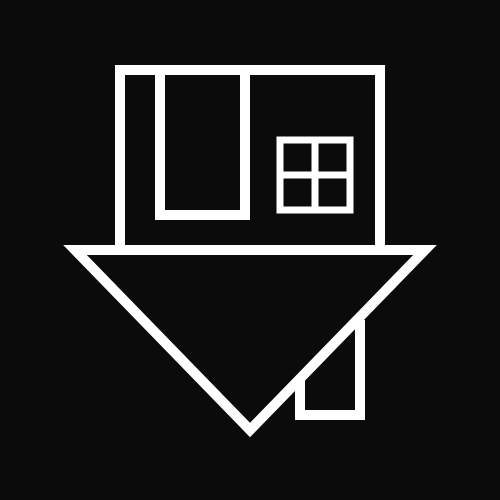
Frame 1 (no input)
Frame 60 (no input): identical to frame 1, image omitted
Frame 120 (the mouse pressed at the canvas centre since frame 60): identical to frame 1, image omitted

The p5.js sketch that drew this single still picture (run headless with seeded random() and noise() and a simulated clock; from frame 60 on, the mouse is pressed at the canvas centre):

// p5.js sketch
// ── sketch.js
let logoGlitching = false; //variable for "glitch" state
let randOffset = 0; //main stroke offset
let randGhostOffset = 0; //ghost stroke offset
//---------------------------------------------------------------------------
function setup() {
  createCanvas(500, 500);
}
//---------------------------------------------------------------------------

function draw() {
  background(color(11,11,11));
  
  //Checks if the mouse is hovering over the logo
  if ((mouseX > 120 && mouseX < 380 && mouseY > 70 && mouseY < 250) || (mouseX > 75 && mouseX < 425 && mouseY < 430 && mouseY > 250)) {
    logoGlitching = true;
    //console.log("logoGlitching is true!!")
  } else {
    logoGlitching = false;
  }
  
  if (logoGlitching === true) {
    if (frameCount % 8 === 0) { //for every 8th frame..
      randOffset = random(-5, 5);
      randGhostOffset = random(-15, 15);
    }

    if (frameCount % 14 === 0) { //for every 14th frame..
      //glitch lines
      let randY = random(120, 180);
      rect(110,randY, 20, 4);
      rect(110,randY / 2, 20, 4);
      rect(370,randY, 20, 4);
      rect(170, 365, 30, 4);
    }

    //"ghost" outlines - alternate colors
    if (frameCount % 6 === 0) {
      stroke(20, 20, 250); //blue
    } else if (frameCount % 10 === 0) {
      stroke(250, 20, 20); //red
    } else {
      stroke(255, 255, 255, 100); //grey
    }

    noFill()
    strokeWeight(10)
    strokeCap(SQUARE);
    
    triangle(250 + randGhostOffset, 430, 75 + randGhostOffset, 250, 425 + randGhostOffset, 250) //roof triangle
    rect(120 + randGhostOffset, 70, 260, 180); //walls
    rect(160+ randGhostOffset, 70, 85, 145); //door

    strokeWeight(1);
    textFont('Roboto Mono');
    textSize(14);
    text("DES255_", 250 +randOffset, 290);
    text("01_", 250 +randOffset, 310);

}
//---------------------------------------------------------------------------
  //MAIN Strokes (White)
  noFill();
  stroke('white')
  strokeWeight(10)
  strokeCap(SQUARE);
  
  triangle(250 + randOffset, 430, 75 + randOffset, 250, 425 + randOffset, 250) //triangle - base
  rect(120 + randOffset, 70, 260, 180); // house walls
  rect(160+ randOffset, 70, 85, 145); //door

  //chimney
  line(300 + randOffset, 380, 300 + randOffset, 415); //short line
  line(295 + randOffset, 415, 365 + randOffset, 415); //horizontal line
  line(360 + randOffset, 415, 360 + randOffset, 320); //tall line

  strokeWeight(7);
  rect(280 + randOffset, 140, 70, 70); //window squares
  line(315 + randOffset, 140, 315 + randOffset, 210);
  line(280 + randOffset, 175, 350 + randOffset, 175);

}

//---------------------------------------------------------------------------

// function mousePressed() {
//   logoGlitching = true;
//   console.log("logoGlitching is true")
// }
// ── style.css
html, body {
  margin: 0;
  padding: 0;
  font-family: "Roboto Mono", monospace;
}

canvas {
  display: block;
  margin: 3rem auto;
}
